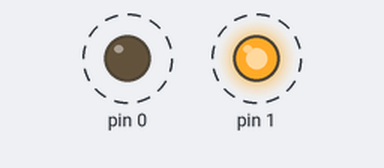
The sketch below on a simulated Arduino Uno, built with avr-gcc and run on an emulated ATmega328P. Parts: output pins drawn as LEDs (lit = HIGH). Dashed ring = blinking.

Above: at 0.12 s.
Timing chart, 0 to 3.0 s (numbered marks = the images above):
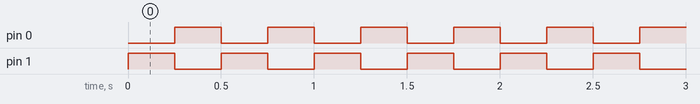

Measured:
- by itself, pin 0, pin 1: alternates HIGH for 0.25 s and LOW for 0.25 s

The sketch:

sketch_2.ino
```cpp
// the setup function runs once when you press reset or power the board
void setup() {
  // initialize digital pin LED_BUILTIN as an output.
  pinMode(0, OUTPUT);
  pinMode(1, OUTPUT);
}

// the loop function runs over and over again forever
void loop() {
  digitalWrite(0, LOW); // Turns on the green LED
  digitalWrite(1, HIGH);  // Turns off the red LED
  delay(250);           // Waits

  digitalWrite(0, HIGH);  // Turns off the green LED
  digitalWrite(1, LOW); // Turns on the red LED
  delay(250);
}
```
